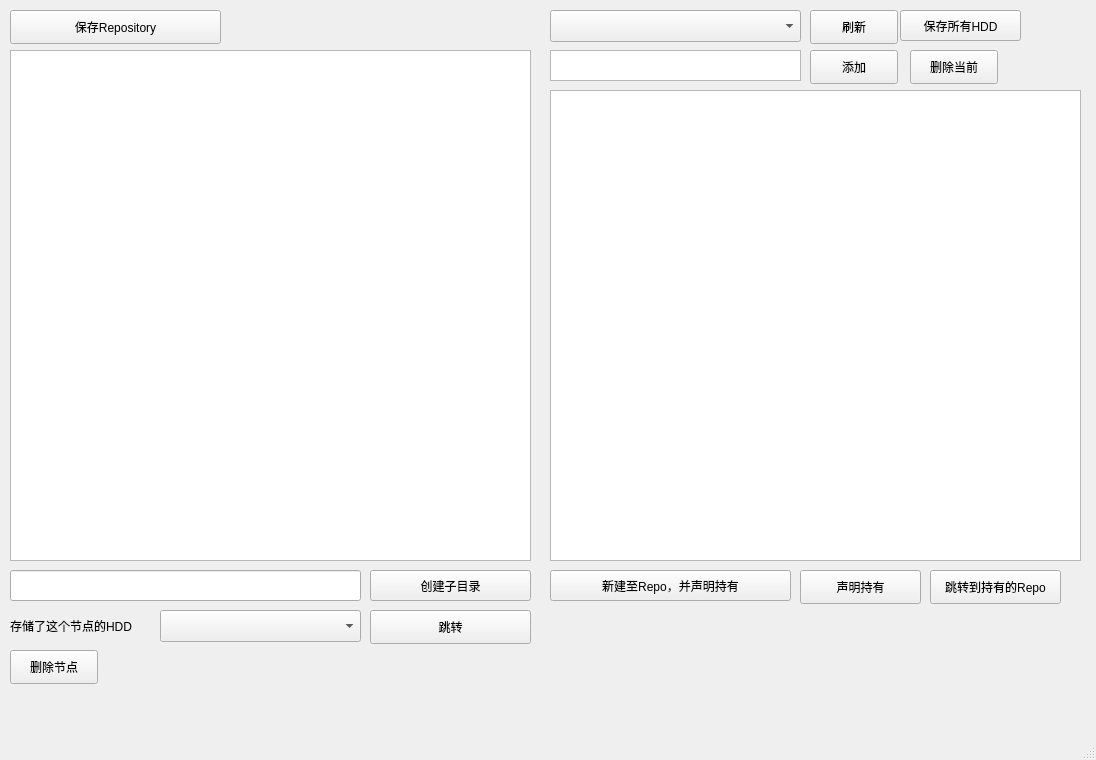
<?xml version="1.0" encoding="UTF-8"?>
<ui version="4.0">
 <class>MainWindow</class>
 <widget class="QMainWindow" name="MainWindow">
  <property name="geometry">
   <rect>
    <x>0</x>
    <y>0</y>
    <width>1096</width>
    <height>760</height>
   </rect>
  </property>
  <property name="windowTitle">
   <string>MainWindow</string>
  </property>
  <widget class="QWidget" name="centralwidget">
   <widget class="QTreeView" name="repoTreeView">
    <property name="geometry">
     <rect>
      <x>10</x>
      <y>50</y>
      <width>521</width>
      <height>511</height>
     </rect>
    </property>
   </widget>
   <widget class="QTreeView" name="hddTreeView">
    <property name="geometry">
     <rect>
      <x>550</x>
      <y>90</y>
      <width>531</width>
      <height>471</height>
     </rect>
    </property>
   </widget>
   <widget class="QComboBox" name="hddComboBox">
    <property name="geometry">
     <rect>
      <x>550</x>
      <y>10</y>
      <width>251</width>
      <height>32</height>
     </rect>
    </property>
   </widget>
   <widget class="QPushButton" name="refreshBtn">
    <property name="geometry">
     <rect>
      <x>810</x>
      <y>10</y>
      <width>88</width>
      <height>34</height>
     </rect>
    </property>
    <property name="text">
     <string>刷新</string>
    </property>
   </widget>
   <widget class="QPushButton" name="addNewBtn">
    <property name="geometry">
     <rect>
      <x>810</x>
      <y>50</y>
      <width>88</width>
      <height>34</height>
     </rect>
    </property>
    <property name="text">
     <string>添加</string>
    </property>
   </widget>
   <widget class="QPlainTextEdit" name="hddLabelInputTextEdit">
    <property name="geometry">
     <rect>
      <x>550</x>
      <y>50</y>
      <width>251</width>
      <height>31</height>
     </rect>
    </property>
   </widget>
   <widget class="QLineEdit" name="createDirNameLineEdit">
    <property name="geometry">
     <rect>
      <x>10</x>
      <y>570</y>
      <width>351</width>
      <height>31</height>
     </rect>
    </property>
   </widget>
   <widget class="QPushButton" name="createDirBtn">
    <property name="geometry">
     <rect>
      <x>370</x>
      <y>570</y>
      <width>161</width>
      <height>31</height>
     </rect>
    </property>
    <property name="text">
     <string>创建子目录</string>
    </property>
   </widget>
   <widget class="QPushButton" name="AddToRepoAndDeclareBtn">
    <property name="geometry">
     <rect>
      <x>550</x>
      <y>570</y>
      <width>241</width>
      <height>31</height>
     </rect>
    </property>
    <property name="text">
     <string>新建至Repo，并声明持有</string>
    </property>
   </widget>
   <widget class="QPushButton" name="saveHddBtn">
    <property name="geometry">
     <rect>
      <x>900</x>
      <y>10</y>
      <width>121</width>
      <height>31</height>
     </rect>
    </property>
    <property name="text">
     <string>保存所有HDD</string>
    </property>
   </widget>
   <widget class="QLabel" name="label">
    <property name="geometry">
     <rect>
      <x>10</x>
      <y>610</y>
      <width>141</width>
      <height>31</height>
     </rect>
    </property>
    <property name="text">
     <string>存储了这个节点的HDD</string>
    </property>
   </widget>
   <widget class="QComboBox" name="saveHddComboBox">
    <property name="geometry">
     <rect>
      <x>160</x>
      <y>610</y>
      <width>201</width>
      <height>32</height>
     </rect>
    </property>
   </widget>
   <widget class="QPushButton" name="jumpToSaveHddNodeBtn">
    <property name="geometry">
     <rect>
      <x>370</x>
      <y>610</y>
      <width>161</width>
      <height>34</height>
     </rect>
    </property>
    <property name="text">
     <string>跳转</string>
    </property>
   </widget>
   <widget class="QPushButton" name="deleteRepoNodeBtn">
    <property name="geometry">
     <rect>
      <x>10</x>
      <y>650</y>
      <width>88</width>
      <height>34</height>
     </rect>
    </property>
    <property name="text">
     <string>删除节点</string>
    </property>
   </widget>
   <widget class="QPushButton" name="declareBtn">
    <property name="geometry">
     <rect>
      <x>800</x>
      <y>570</y>
      <width>121</width>
      <height>34</height>
     </rect>
    </property>
    <property name="text">
     <string>声明持有</string>
    </property>
   </widget>
   <widget class="QPushButton" name="pushButton_3">
    <property name="geometry">
     <rect>
      <x>10</x>
      <y>10</y>
      <width>211</width>
      <height>34</height>
     </rect>
    </property>
    <property name="text">
     <string>保存Repository</string>
    </property>
   </widget>
   <widget class="QPushButton" name="pushButton_4">
    <property name="geometry">
     <rect>
      <x>910</x>
      <y>50</y>
      <width>88</width>
      <height>34</height>
     </rect>
    </property>
    <property name="text">
     <string>删除当前</string>
    </property>
   </widget>
   <widget class="QPushButton" name="jumpToRepoNodeBtn">
    <property name="geometry">
     <rect>
      <x>930</x>
      <y>570</y>
      <width>131</width>
      <height>34</height>
     </rect>
    </property>
    <property name="text">
     <string>跳转到持有的Repo</string>
    </property>
   </widget>
  </widget>
  <widget class="QMenuBar" name="menubar">
   <property name="geometry">
    <rect>
     <x>0</x>
     <y>0</y>
     <width>1096</width>
     <height>30</height>
    </rect>
   </property>
  </widget>
  <widget class="QStatusBar" name="statusbar"/>
 </widget>
 <resources/>
 <connections/>
</ui>
